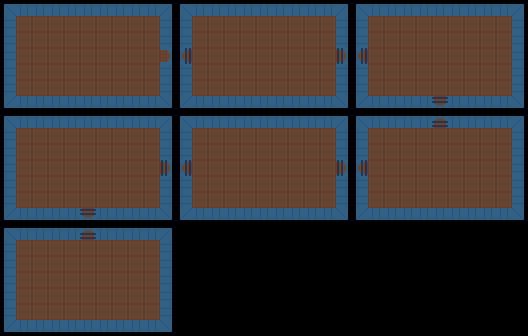

The image is a tile-based game level rendered from a .tmx file. Its description and complete source (layers, tilesets, objects, tile grids) follow:
An orthogonal 33x21 tile map with 16x16 px tiles, 3 tile layers (ground, walls, obstacles).

<map version="1.9" tiledversion="1.9.2" orientation="orthogonal" renderorder="right-down" width="33" height="21" tilewidth="16" tileheight="16" infinite="0" nextlayerid="4" nextobjectid="1">
 <editorsettings>
  <export target="../tiles/floor2.tmj" format="json" />
 </editorsettings>
 <tileset firstgid="1" name="dungeon" tilewidth="16" tileheight="16" tilecount="20" columns="5">
  <image source="../tiles/dungeonTileset.png" width="80" height="64" />
  <tile id="0">
   <properties>
    <property name="collides" type="bool" value="false" />
   </properties>
  </tile>
  <tile id="1">
   <properties>
    <property name="collides" type="bool" value="true" />
   </properties>
  </tile>
  <tile id="2">
   <properties>
    <property name="collides" type="bool" value="true" />
   </properties>
  </tile>
  <tile id="3">
   <properties>
    <property name="collides" type="bool" value="true" />
   </properties>
  </tile>
  <tile id="4">
   <properties>
    <property name="collides" type="bool" value="true" />
   </properties>
  </tile>
  <tile id="5">
   <properties>
    <property name="collides" type="bool" value="false" />
   </properties>
  </tile>
  <tile id="6">
   <properties>
    <property name="collides" type="bool" value="true" />
   </properties>
  </tile>
  <tile id="7">
   <properties>
    <property name="collides" type="bool" value="true" />
   </properties>
  </tile>
  <tile id="8">
   <properties>
    <property name="collides" type="bool" value="true" />
   </properties>
  </tile>
  <tile id="9">
   <properties>
    <property name="collides" type="bool" value="true" />
   </properties>
  </tile>
  <tile id="10">
   <properties>
    <property name="collides" type="bool" value="false" />
   </properties>
  </tile>
  <tile id="11">
   <properties>
    <property name="collides" type="bool" value="false" />
   </properties>
  </tile>
  <tile id="12">
   <properties>
    <property name="collides" type="bool" value="false" />
   </properties>
  </tile>
  <tile id="13">
   <properties>
    <property name="collides" type="bool" value="false" />
   </properties>
  </tile>
  <tile id="14">
   <properties>
    <property name="collides" type="bool" value="true" />
   </properties>
  </tile>
  <tile id="15">
   <properties>
    <property name="collides" type="bool" value="true" />
   </properties>
  </tile>
  <tile id="16">
   <properties>
    <property name="collides" type="bool" value="true" />
   </properties>
  </tile>
  <tile id="17">
   <properties>
    <property name="collides" type="bool" value="true" />
   </properties>
  </tile>
  <tile id="18">
   <properties>
    <property name="collides" type="bool" value="false" />
   </properties>
  </tile>
  <tile id="19">
   <properties>
    <property name="collides" type="bool" value="false" />
   </properties>
  </tile>
 </tileset>
 <layer id="2" name="ground" width="33" height="21">
  <data encoding="csv">
6,6,6,6,6,6,6,6,6,6,6,6,6,6,6,6,6,6,6,6,6,6,6,6,6,6,6,6,6,6,6,6,6,
6,6,6,6,6,6,6,6,6,6,6,6,6,6,6,6,6,6,6,6,6,6,6,6,6,6,6,6,6,6,6,6,6,
6,6,6,6,6,6,6,6,6,6,6,6,6,6,6,6,6,6,6,6,6,6,6,6,6,6,6,6,6,6,6,6,6,
6,6,6,6,6,6,6,6,6,6,6,6,6,6,6,6,6,6,6,6,6,6,6,6,6,6,6,6,6,6,6,6,6,
6,6,6,6,6,6,6,6,6,6,6,6,6,6,6,6,6,6,6,6,6,6,6,6,6,6,6,6,6,6,6,6,6,
6,6,6,6,6,6,6,6,6,6,6,6,6,6,6,6,6,6,6,6,6,6,6,6,6,6,6,6,6,6,6,6,6,
6,6,6,6,6,6,6,6,6,6,6,6,6,6,6,6,6,6,6,6,6,6,6,6,6,6,6,6,6,6,6,6,6,
6,6,6,6,6,6,6,6,6,6,6,6,6,6,6,6,6,6,6,6,6,6,6,6,6,6,6,6,6,6,6,6,6,
6,6,6,6,6,6,6,6,6,6,6,6,6,6,6,6,6,6,6,6,6,6,6,6,6,6,6,6,6,6,6,6,6,
6,6,6,6,6,6,6,6,6,6,6,6,6,6,6,6,6,6,6,6,6,6,6,6,6,6,6,6,6,6,6,6,6,
6,6,6,6,6,6,6,6,6,6,6,6,6,6,6,6,6,6,6,6,6,6,6,6,6,6,6,6,6,6,6,6,6,
6,6,6,6,6,6,6,6,6,6,6,6,6,6,6,6,6,6,6,6,6,6,6,6,6,6,6,6,6,6,6,6,6,
6,6,6,6,6,6,6,6,6,6,6,6,6,6,6,6,6,6,6,6,6,6,6,6,6,6,6,6,6,6,6,6,6,
6,6,6,6,6,6,6,6,6,6,6,6,6,6,6,6,6,6,6,6,6,6,6,6,6,6,6,6,6,6,6,6,6,
6,6,6,6,6,6,6,6,6,6,6,0,0,0,0,0,0,0,0,0,0,0,0,0,0,0,0,0,0,0,0,0,0,
6,6,6,6,6,6,6,6,6,6,6,0,0,0,0,0,0,0,0,0,0,0,0,0,0,0,0,0,0,0,0,0,0,
6,6,6,6,6,6,6,6,6,6,6,0,0,0,0,0,0,0,0,0,0,0,0,0,0,0,0,0,0,0,0,0,0,
6,6,6,6,6,6,6,6,6,6,6,0,0,0,0,0,0,0,0,0,0,0,0,0,0,0,0,0,0,0,0,0,0,
6,6,6,6,6,6,6,6,6,6,6,0,0,0,0,0,0,0,0,0,0,0,0,0,0,0,0,0,0,0,0,0,0,
6,6,6,6,6,6,6,6,6,6,6,0,0,0,0,0,0,0,0,0,0,0,0,0,0,0,0,0,0,0,0,0,0,
6,6,6,6,6,6,6,6,6,6,6,0,0,0,0,0,0,0,0,0,0,0,0,0,0,0,0,0,0,0,0,0,0
</data>
 </layer>
 <layer id="1" name="walls" width="33" height="21">
  <data encoding="csv">
2,3,3,3,3,3,3,3,3,3,4,2,3,3,3,3,3,3,3,3,3,4,2,3,3,3,3,3,3,3,3,3,4,
5,0,0,0,0,0,0,0,0,0,7,5,0,0,0,0,0,0,0,0,0,7,5,0,0,0,0,0,0,0,0,0,7,
5,0,0,0,0,0,0,0,0,0,7,5,0,0,0,0,0,0,0,0,0,7,5,0,0,0,0,0,0,0,0,0,7,
5,0,0,0,0,0,0,0,0,0,12,11,0,0,0,0,0,0,0,0,0,12,11,0,0,0,0,0,0,0,0,0,7,
5,0,0,0,0,0,0,0,0,0,7,5,0,0,0,0,0,0,0,0,0,7,5,0,0,0,0,0,0,0,0,0,7,
5,0,0,0,0,0,0,0,0,0,7,5,0,0,0,0,0,0,0,0,0,7,5,0,0,0,0,0,0,0,0,0,7,
8,9,9,9,9,9,9,9,9,9,10,8,9,9,9,9,9,9,9,9,9,10,8,9,9,9,9,13,9,9,9,9,10,
2,3,3,3,3,3,3,3,3,3,4,2,3,3,3,3,3,3,3,3,3,4,2,3,3,3,3,14,3,3,3,3,4,
5,0,0,0,0,0,0,0,0,0,7,5,0,0,0,0,0,0,0,0,0,7,5,0,0,0,0,0,0,0,0,0,7,
5,0,0,0,0,0,0,0,0,0,7,5,0,0,0,0,0,0,0,0,0,7,5,0,0,0,0,0,0,0,0,0,7,
5,0,0,0,0,0,0,0,0,0,12,11,0,0,0,0,0,0,0,0,0,12,11,0,0,0,0,0,0,0,0,0,7,
5,0,0,0,0,0,0,0,0,0,7,5,0,0,0,0,0,0,0,0,0,7,5,0,0,0,0,0,0,0,0,0,7,
5,0,0,0,0,0,0,0,0,0,7,5,0,0,0,0,0,0,0,0,0,7,5,0,0,0,0,0,0,0,0,0,7,
8,9,9,9,9,13,9,9,9,9,10,8,9,9,9,9,9,9,9,9,9,10,8,9,9,9,9,9,9,9,9,9,10,
2,3,3,3,3,14,3,3,3,3,4,0,0,0,0,0,0,0,0,0,0,0,0,0,0,0,0,0,0,0,0,0,0,
5,0,0,0,0,0,0,0,0,0,7,0,0,0,0,0,0,0,0,0,0,0,0,0,0,0,0,0,0,0,0,0,0,
5,0,0,0,0,0,0,0,0,0,7,0,0,0,0,0,0,0,0,0,0,0,0,0,0,0,0,0,0,0,0,0,0,
5,0,0,0,0,0,0,0,0,0,7,0,0,0,0,0,0,0,0,0,0,0,0,0,0,0,0,0,0,0,0,0,0,
5,0,0,0,0,0,0,0,0,0,7,0,0,0,0,0,0,0,0,0,0,0,0,0,0,0,0,0,0,0,0,0,0,
5,0,0,0,0,0,0,0,0,0,7,0,0,0,0,0,0,0,0,0,0,0,0,0,0,0,0,0,0,0,0,0,0,
8,9,9,9,9,9,9,9,9,9,10,0,0,0,0,0,0,0,0,0,0,0,0,0,0,0,0,0,0,0,0,0,0
</data>
 </layer>
 <layer id="3" name="obstacles" width="33" height="21">
  <data encoding="csv">
0,0,0,0,0,0,0,0,0,0,0,0,0,0,0,0,0,0,0,0,0,0,0,0,0,0,0,0,0,0,0,0,0,
0,0,0,0,0,0,0,0,0,0,0,0,0,0,0,0,0,0,0,0,0,0,0,0,0,0,0,0,0,0,0,0,0,
0,0,0,0,0,0,0,0,0,0,0,0,0,0,0,0,0,0,0,0,0,0,0,0,0,0,0,0,0,0,0,0,0,
0,0,0,0,0,0,0,0,0,0,0,18,0,0,0,0,0,0,0,0,0,16,18,0,0,0,0,0,0,0,0,0,0,
0,0,0,0,0,0,0,0,0,0,0,0,0,0,0,0,0,0,0,0,0,0,0,0,0,0,0,0,0,0,0,0,0,
0,0,0,0,0,0,0,0,0,0,0,0,0,0,0,0,0,0,0,0,0,0,0,0,0,0,0,0,0,0,0,0,0,
0,0,0,0,0,0,0,0,0,0,0,0,0,0,0,0,0,0,0,0,0,0,0,0,0,0,0,15,0,0,0,0,0,
0,0,0,0,0,0,0,0,0,0,0,0,0,0,0,0,0,0,0,0,0,0,0,0,0,0,0,17,0,0,0,0,0,
0,0,0,0,0,0,0,0,0,0,0,0,0,0,0,0,0,0,0,0,0,0,0,0,0,0,0,0,0,0,0,0,0,
0,0,0,0,0,0,0,0,0,0,0,0,0,0,0,0,0,0,0,0,0,0,0,0,0,0,0,0,0,0,0,0,0,
0,0,0,0,0,0,0,0,0,0,16,18,0,0,0,0,0,0,0,0,0,16,18,0,0,0,0,0,0,0,0,0,0,
0,0,0,0,0,0,0,0,0,0,0,0,0,0,0,0,0,0,0,0,0,0,0,0,0,0,0,0,0,0,0,0,0,
0,0,0,0,0,0,0,0,0,0,0,0,0,0,0,0,0,0,0,0,0,0,0,0,0,0,0,0,0,0,0,0,0,
0,0,0,0,0,15,0,0,0,0,0,0,0,0,0,0,0,0,0,0,0,0,0,0,0,0,0,0,0,0,0,0,0,
0,0,0,0,0,17,0,0,0,0,0,0,0,0,0,0,0,0,0,0,0,0,0,0,0,0,0,0,0,0,0,0,0,
0,0,0,0,0,0,0,0,0,0,0,0,0,0,0,0,0,0,0,0,0,0,0,0,0,0,0,0,0,0,0,0,0,
0,0,0,0,0,0,0,0,0,0,0,0,0,0,0,0,0,0,0,0,0,0,0,0,0,0,0,0,0,0,0,0,0,
0,0,0,0,0,0,0,0,0,0,0,0,0,0,0,0,0,0,0,0,0,0,0,0,0,0,0,0,0,0,0,0,0,
0,0,0,0,0,0,0,0,0,0,0,0,0,0,0,0,0,0,0,0,0,0,0,0,0,0,0,0,0,0,0,0,0,
0,0,0,0,0,0,0,0,0,0,0,0,0,0,0,0,0,0,0,0,0,0,0,0,0,0,0,0,0,0,0,0,0,
0,0,0,0,0,0,0,0,0,0,0,0,0,0,0,0,0,0,0,0,0,0,0,0,0,0,0,0,0,0,0,0,0
</data>
 </layer>
</map>